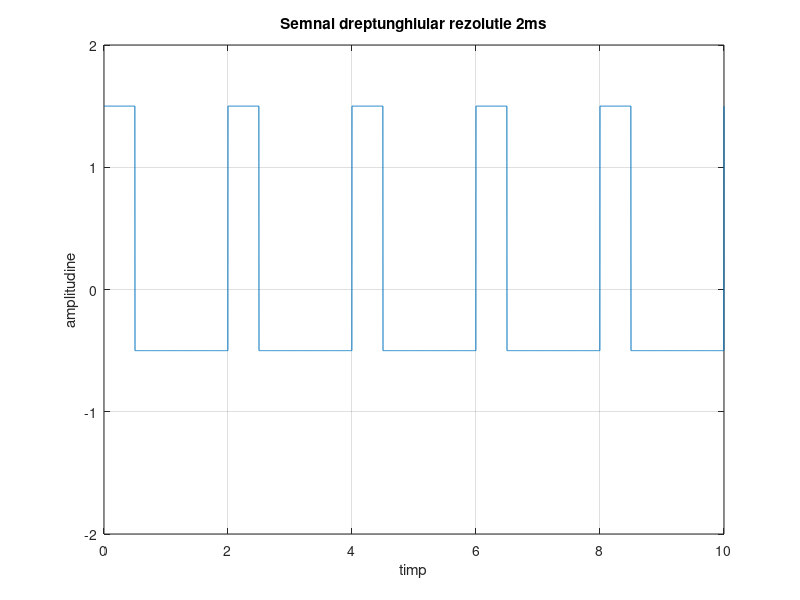

The MATLAB script that drew this image:
F0=0.5;                           
t=0:0.002:10;
y=square(2*pi*F0*t,25);            
plot(t,y+0.5);                  
axis([0 10 -2 2]),grid;              
title('Semnal dreptunghiular rezolutie 2ms') 
xlabel('timp')
ylabel('amplitudine')







